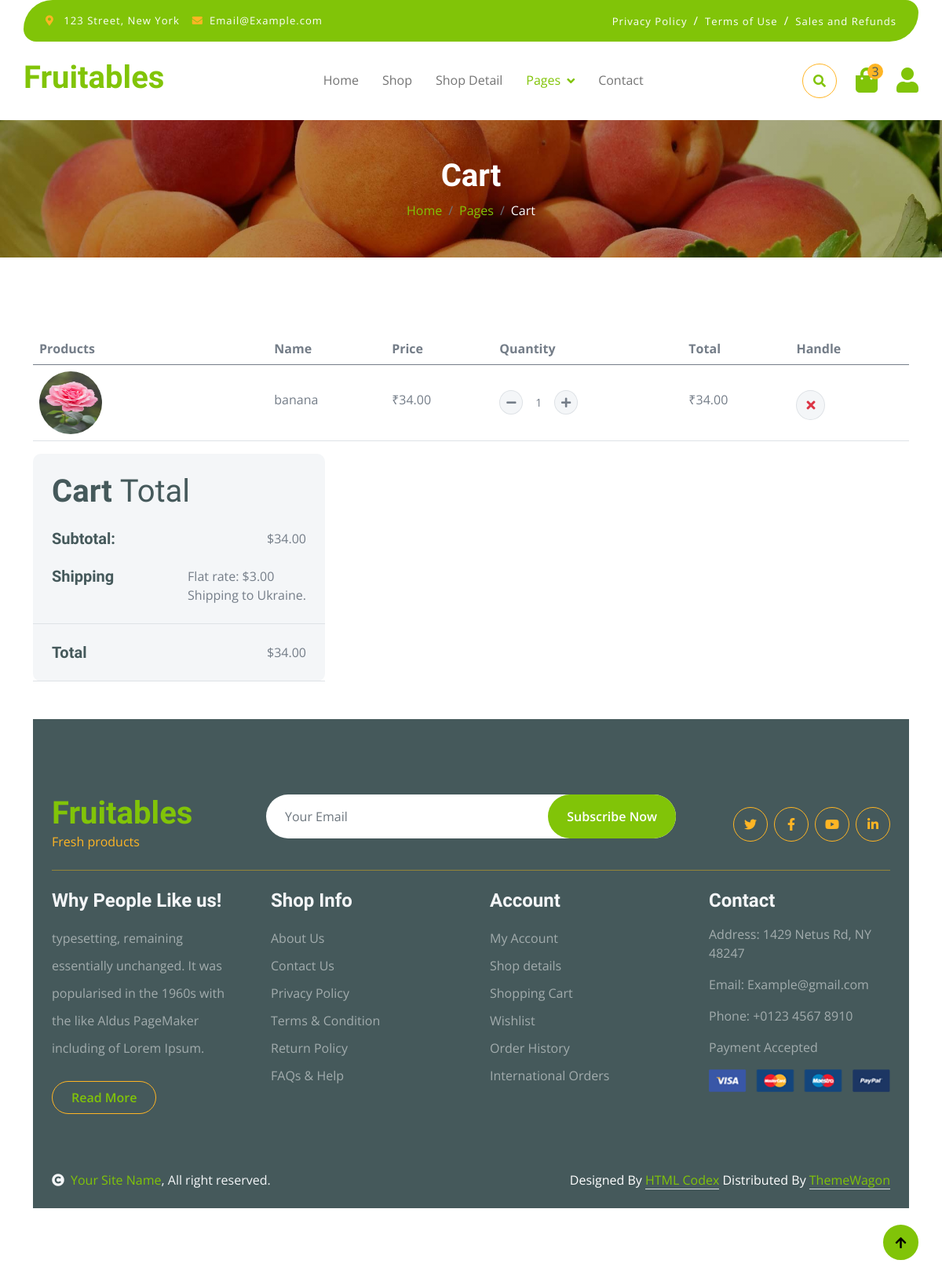
The page /products/cart/1/ on the database its author committed.
### products/models.py (models this page shows)
class Product(models.Model):
    CATEGORY_CHOICES = [
        ('FRUIT', 'Fruits'),
        ('VEG', 'Vegetables'),
    ]
    name = models.CharField(max_length=100)
    category = models.CharField(
        max_length=20,
        choices=CATEGORY_CHOICES
    )
    image = models.ImageField(upload_to='products/')
    description = models.TextField()
    price = models.DecimalField(max_digits=10, decimal_places=2)
    stock = models.IntegerField()
    def __str__(self):
        return self.name

### products/views.py (the view)
# urls.py: path('cart/<int:id>/', views.add, name='cart'),
def add(request, id):
    product = get_object_or_404(Product, id=id)
    print(product)
    return render(request, "cart.html", {"product": product})

### template/cart.html (shortened to what this page needs)
{% load static %}
<!DOCTYPE html>
<html lang="en">
    <head>
        <link rel="stylesheet" href="https://use.fontawesome.com/releases/v5.15.4/css/all.css"/>
        <link href="https://cdn.jsdelivr.net/npm/bootstrap-icons@1.4.1/font/bootstrap-icons.css" rel="stylesheet">
        <link href="{% static 'lib/lightbox/css/lightbox.min.css'%}" rel="stylesheet">
        <link href="{% static 'lib/owlcarousel/assets/owl.carousel.min.css'%}" rel="stylesheet">
        <link href="{% static 'css/bootstrap.min.css'%}" rel="stylesheet">
        <link href="{% static 'css/style.css'%}" rel="stylesheet">
    </head>
    <body>
        <div class="container-fluid fixed-top">
            <div class="container topbar bg-primary d-none d-lg-block">
                <div class="d-flex justify-content-between">
                    <div class="top-info ps-2">
                        <small class="me-3"><i class="fas fa-map-marker-alt me-2 text-secondary"></i> <a href="#" class="text-white">123 Street, New York</a></small>
                        <small class="me-3"><i class="fas fa-envelope me-2 text-secondary"></i><a href="#" class="text-white">Email@Example.com</a></small>
                    </div>
                    <div class="top-link pe-2">
                        <a href="#" class="text-white"><small class="text-white mx-2">Privacy Policy</small>/</a>
                        <a href="#" class="text-white"><small class="text-white mx-2">Terms of Use</small>/</a>
                        <a href="#" class="text-white"><small class="text-white ms-2">Sales and Refunds</small></a>
                    </div>
                </div>
            </div>
            <div class="container px-0">
                <nav class="navbar navbar-light bg-white navbar-expand-xl">
                    <a href="index.html" class="navbar-brand"><h1 class="text-primary display-6">Fruitables</h1></a>
                    <div class="collapse navbar-collapse bg-white" id="navbarCollapse">
                        <div class="navbar-nav mx-auto">
                            <a href="index.html" class="nav-item nav-link">Home</a>
                            <a href="shop.html" class="nav-item nav-link">Shop</a>
                            <a href="shop-detail.html" class="nav-item nav-link">Shop Detail</a>
                            <div class="nav-item dropdown">
                                <a href="#" class="nav-link dropdown-toggle active" data-bs-toggle="dropdown">Pages</a>
                            </div>
                            <a href="contact.html" class="nav-item nav-link">Contact</a>
                        </div>
                        <div class="d-flex m-3 me-0">
                            <button class="btn-search btn border border-secondary btn-md-square rounded-circle bg-white me-4" data-bs-toggle="modal" data-bs-target="#searchModal"><i class="fas fa-search text-primary"></i></button>
                            <a href="#" class="position-relative me-4 my-auto">
                                <i class="fa fa-shopping-bag fa-2x"></i>
                                <span class="position-absolute bg-secondary rounded-circle d-flex align-items-center justify-content-center text-dark px-1" style="top: -5px; left: 15px; height: 20px; min-width: 20px;">3</span>
                            </a>
                            <a href="#" class="my-auto">
                                <i class="fas fa-user fa-2x"></i>
                            </a>
                        </div>
                    </div>
                </nav>
            </div>
        </div>
        <div class="container-fluid page-header py-5">
            <h1 class="text-center text-white display-6">Cart</h1>
            <ol class="breadcrumb justify-content-center mb-0">
                <li class="breadcrumb-item"><a href="#">Home</a></li>
                <li class="breadcrumb-item"><a href="#">Pages</a></li>
                <li class="breadcrumb-item active text-white">Cart</li>
            </ol>
        </div>
        <div class="container-fluid py-5">
            <div class="container py-5">
                <div class="table-responsive">
                    <table class="table">
                        <thead>
                          <tr>
                            <th scope="col">Products</th>
                            <th scope="col">Name</th>
                            <th scope="col">Price</th>
                            <th scope="col">Quantity</th>
                            <th scope="col">Total</th>
                            <th scope="col">Handle</th>
                          </tr>
                        </thead>
                        <tbody>
                        <tr>
                        <th scope="row">
                         <div class="d-flex align-items-center">
                         <img src="{{ product.image.url }}"
                         class="img-fluid me-5 rounded-circle"
                         style="width:80px;height:80px;">
</div>
                        </th>
                          <td>
            <p class="mb-0 mt-4">
             {{ product.name }}
                 </p>
                 </td>
            <td>
             <p class="mb-0 mt-4">
             ₹{{ product.price }}
             </p>
             </td>
             <td>
            <div class="input-group quantity mt-4" style="width:100px;">
             <button class="btn btn-sm btn-minus rounded-circle bg-light border">
            <i class="fa fa-minus"></i>
                 </button>
                <input type="text"
             class="form-control form-control-sm text-center border-0"
             value="1">
            <button class="btn btn-sm btn-plus rounded-circle bg-light border">
        <i class="fa fa-plus"></i>
        </button>
     </div>
     </td>
    <td>
        <p class="mb-0 mt-4">
         ₹{{ product.price }}
    </p>
     </td>
          <td>
         <button class="btn btn-md rounded-circle bg-light border mt-4">
    <i class="fa fa-times text-danger"></i>
     </button>
    </td>
     </tr>
     </tbody>
     </table>
</div>
    <div class="col-md-12 col-lg-4">
    <div class="bg-light rounded">
        <div class="p-4">
            <h1 class="display-6 mb-4">Cart <span class="fw-normal">Total</span></h1>
             <div class="d-flex justify-content-between mb-4">
                <h5 class="mb-0 me-4">Subtotal:</h5>
                <p class="mb-0">$34.00</p>
            </div>
            <div class="d-flex justify-content-between">
                <h5 class="mb-0 me-4">Shipping</h5>
                <div class="">
                    <p class="mb-0">Flat rate: $3.00</p>
                    <p class="mb-0">Shipping to Ukraine.</p>
                </div>
                 </div>
        </div>
        <div class="py-4 mb-4 border-top border-bottom d-flex justify-content-between">
            <h5 class="mb-0 ps-4 me-4">Total</h5>
            <p class="mb-0 pe-4">$34.00</p>
        </div>
    </div>
</div>
        <div class="container-fluid bg-dark text-white-50 footer pt-5 mt-5">
            <div class="container py-5">
                <div class="pb-4 mb-4" style="border-bottom: 1px solid rgba(226, 175, 24, 0.5) ;">
                    <div class="row g-4">
                        <div class="col-lg-3">
                            <a href="#">
                                <h1 class="text-primary mb-0">Fruitables</h1>
                                <p class="text-secondary mb-0">Fresh products</p>
                            </a>
                        </div>
                        <div class="col-lg-6">
                            <div class="position-relative mx-auto">
                                <input class="form-control border-0 w-100 py-3 px-4 rounded-pill" type="number" placeholder="Your Email">
                                <button type="submit" class="btn btn-primary border-0 border-secondary py-3 px-4 position-absolute rounded-pill text-white" style="top: 0; right: 0;">Subscribe Now</button>
                            </div>
                        </div>
                        <div class="col-lg-3">
                            <div class="d-flex justify-content-end pt-3">
                                <a class="btn  btn-outline-secondary me-2 btn-md-square rounded-circle" href=""><i class="fab fa-twitter"></i></a>
                                <a class="btn btn-outline-secondary me-2 btn-md-square rounded-circle" href=""><i class="fab fa-facebook-f"></i></a>
                                <a class="btn btn-outline-secondary me-2 btn-md-square rounded-circle" href=""><i class="fab fa-youtube"></i></a>
                                <a class="btn btn-outline-secondary btn-md-square rounded-circle" href=""><i class="fab fa-linkedin-in"></i></a>
                            </div>
                        </div>
                    </div>
                </div>
                <div class="row g-5">
                    <div class="col-lg-3 col-md-6">
                        <div class="footer-item">
                            <h4 class="text-light mb-3">Why People Like us!</h4>
                            <p class="mb-4">typesetting, remaining essentially unchanged. It was
                                popularised in the 1960s with the like Aldus PageMaker including of Lorem Ipsum.</p>
                            <a href="" class="btn border-secondary py-2 px-4 rounded-pill text-primary">Read More</a>
                        </div>
                    </div>
                    <div class="col-lg-3 col-md-6">
                        <div class="d-flex flex-column text-start footer-item">
                            <h4 class="text-light mb-3">Shop Info</h4>
                            <a class="btn-link" href="">About Us</a>
                            <a class="btn-link" href="">Contact Us</a>
                            <a class="btn-link" href="">Privacy Policy</a>
                            <a class="btn-link" href="">Terms & Condition</a>
                            <a class="btn-link" href="">Return Policy</a>
                            <a class="btn-link" href="">FAQs & Help</a>
                        </div>
                    </div>
                    <div class="col-lg-3 col-md-6">
                        <div class="d-flex flex-column text-start footer-item">
                            <h4 class="text-light mb-3">Account</h4>
                            <a class="btn-link" href="">My Account</a>
                            <a class="btn-link" href="">Shop details</a>
                            <a class="btn-link" href="">Shopping Cart</a>
                            <a class="btn-link" href="">Wishlist</a>
                            <a class="btn-link" href="">Order History</a>
                            <a class="btn-link" href="">International Orders</a>
                        </div>
                    </div>
                    <div class="col-lg-3 col-md-6">
                        <div class="footer-item">
                            <h4 class="text-light mb-3">Contact</h4>
                            <p>Address: 1429 Netus Rd, NY 48247</p>
                            <p>Email: Example@gmail.com</p>
                            <p>Phone: +0123 4567 8910</p>
                            <p>Payment Accepted</p>
                            <img src="{% static 'img/payment.png'%}" class="img-fluid" alt="">
                        </div>
                    </div>
                </div>
            </div>
        </div>
        <div class="container-fluid copyright bg-dark py-4">
            <div class="container">
                <div class="row">
                    <div class="col-md-6 text-center text-md-start mb-3 mb-md-0">
                        <span class="text-light"><a href="#"><i class="fas fa-copyright text-light me-2"></i>Your Site Name</a>, All right reserved.</span>
                    </div>
                    <div class="col-md-6 my-auto text-center text-md-end text-white">
                        Designed By <a class="border-bottom" href="https://htmlcodex.com">HTML Codex</a> Distributed By <a class="border-bottom" href="https://themewagon.com">ThemeWagon</a>
                    </div>
                </div>
            </div>
        </div>
        <a href="#" class="btn btn-primary border-3 border-primary rounded-circle back-to-top"><i class="fa fa-arrow-up"></i></a>
    </body>
</html>

### static/css/style.css (style rules this page uses)
.back-to-top { position: fixed; right: 30px; bottom: 30px; display: flex; width: 45px; height: 45px; align-items: center; justify-content: center; transition: 0.5s; z-index: 99; }
.btn { font-weight: 600; transition: .5s; }
.btn-md-square { width: 44px; height: 44px; }
.btn-square, .btn-sm-square, .btn-md-square, .btn-lg-square { padding: 0; display: flex; align-items: center; justify-content: center; font-weight: normal; }
.btn.border-secondary { transition: 0.5s; }
.fixed-top { transition: 0.5s; background: var(--bs-white); border: 0; }
.topbar { padding: 20px; border-radius: 230px 100px; }
.topbar .top-info { font-size: 15px; line-height: 0; letter-spacing: 1px; display: flex; align-items: center; }
.topbar .top-link { font-size: 15px; line-height: 0; letter-spacing: 1px; display: flex; align-items: center; }
.topbar .top-link a { letter-spacing: 1px; }
.navbar .navbar-nav .nav-link { padding: 10px 15px; font-size: 16px; transition: .5s; }
.navbar { height: 100px; border-bottom: 1px solid rgba(255, 255, 255, .1); }
.navbar .navbar-nav .nav-link:hover, .navbar .navbar-nav .nav-link.active, .fixed-top.bg-white .navbar .navbar-nav .nav-link:hover, .fixed-top.bg-white .navbar .navbar-nav .nav-link.active { color: var(--bs-primary); }
.navbar .dropdown-toggle::after { border: none; content: "\f107"; font-family: "Font Awesome 5 Free"; font-weight: 700; vertical-align: middle; margin-left: 8px; }
.page-header { position: relative; background: linear-gradient(rgba(0, 0, 0, 0.3), rgba(0, 0, 0, 0.3)), url(../img/cart-page-header-img.jpg); background-position: center center; background-repeat: no-repeat; background-size: cover; }
@media (min-width: 992px) { .hero-header, .page-header { margin-top: 152px !important; } }
.footer .footer-item .btn-link { line-height: 35px; color: rgba(255, 255, 255, .5); transition: 0.5s; }
.footer .footer-item p.mb-4 { line-height: 35px; }

### rows shown on the page
Product: image (picture), name "banana", price "34.00"
